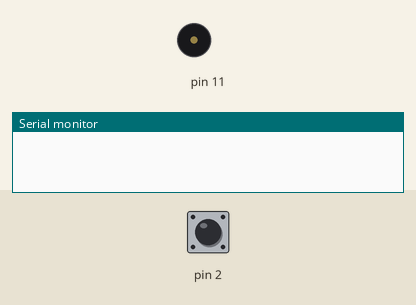
The sketch below on a simulated Arduino Uno, built with avr-gcc and run on an emulated ATmega328P. Shown: buzzer (waves = sounding), the last lines printed to the serial monitor. Inputs (shaded band) come from the test bench; at power-on: pin 2 HIGH.

Above: at 2.8 s.
2.9 s: pin 2 pulled LOW for 1.2 s
At 3.59 s:
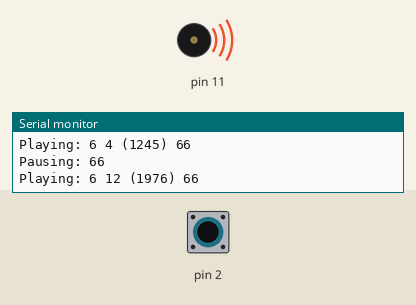
6.4 s: pin 2 pulled LOW for 3.2 s
Timing chart, 0 to 13.7 s (numbered marks = the images above; inputs shaded):
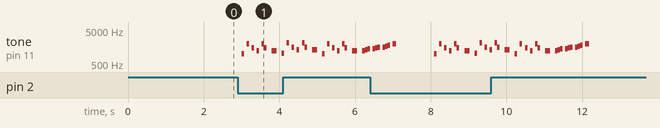

The sketch:

KTT_SPACE_DOOR_BELL_04.ino
```cpp
// A fun sketch to demonstrate the use of the Tone library.

// To mix the output of the signals to output to a small speaker (i.e. 8 Ohms or higher),
// simply use 1K Ohm resistors from each output pin and tie them together at the speaker.
// Don't forget to connect the other side of the speaker to ground!

// You can get more RTTTL (RingTone Text Transfer Language) songs from
// http://code.google.com/p/rogue-code/wiki/ToneLibraryDocumentation

#include <Tone.h>

Tone tone1;
boolean DoorButtonDown = false;

#define OCTAVE_OFFSET 0

int notes[] = { 0,
NOTE_C4, NOTE_CS4, NOTE_D4, NOTE_DS4, NOTE_E4, NOTE_F4, NOTE_FS4, NOTE_G4, NOTE_GS4, NOTE_A4, NOTE_AS4, NOTE_B4,
NOTE_C5, NOTE_CS5, NOTE_D5, NOTE_DS5, NOTE_E5, NOTE_F5, NOTE_FS5, NOTE_G5, NOTE_GS5, NOTE_A5, NOTE_AS5, NOTE_B5,
NOTE_C6, NOTE_CS6, NOTE_D6, NOTE_DS6, NOTE_E6, NOTE_F6, NOTE_FS6, NOTE_G6, NOTE_GS6, NOTE_A6, NOTE_AS6, NOTE_B6,
NOTE_C7, NOTE_CS7, NOTE_D7, NOTE_DS7, NOTE_E7, NOTE_F7, NOTE_FS7, NOTE_G7, NOTE_GS7, NOTE_A7, NOTE_AS7, NOTE_B7
};

//char *song = "The Simpsons:d=4,o=5,b=160:c.6,e6,f#6,8a6,g.6,e6,c6,8a,8f#,8f#,8f#,2g,8p,8p,8f#,8f#,8f#,8g,a#.,8c6,8c6,8c6,c6";
//char *song = "Indiana:d=4,o=5,b=250:e,8p,8f,8g,8p,1c6,8p.,d,8p,8e,1f,p.,g,8p,8a,8b,8p,1f6,p,a,8p,8b,2c6,2d6,2e6,e,8p,8f,8g,8p,1c6,p,d6,8p,8e6,1f.6,g,8p,8g,e.6,8p,d6,8p,8g,e.6,8p,d6,8p,8g,f.6,8p,e6,8p,8d6,2c6";
//char *song = "TakeOnMe:d=4,o=4,b=160:8f#5,8f#5,8f#5,8d5,8p,8b,8p,8e5,8p,8e5,8p,8e5,8g#5,8g#5,8a5,8b5,8a5,8a5,8a5,8e5,8p,8d5,8p,8f#5,8p,8f#5,8p,8f#5,8e5,8e5,8f#5,8e5,8f#5,8f#5,8f#5,8d5,8p,8b,8p,8e5,8p,8e5,8p,8e5,8g#5,8g#5,8a5,8b5,8a5,8a5,8a5,8e5,8p,8d5,8p,8f#5,8p,8f#5,8p,8f#5,8e5,8e5";
//char *song = "Entertainer:d=4,o=5,b=140:8d,8d#,8e,c6,8e,c6,8e,2c.6,8c6,8d6,8d#6,8e6,8c6,8d6,e6,8b,d6,2c6,p,8d,8d#,8e,c6,8e,c6,8e,2c.6,8p,8a,8g,8f#,8a,8c6,e6,8d6,8c6,8a,2d6";
//char *song = "Muppets:d=4,o=5,b=250:c6,c6,a,b,8a,b,g,p,c6,c6,a,8b,8a,8p,g.,p,e,e,g,f,8e,f,8c6,8c,8d,e,8e,8e,8p,8e,g,2p,c6,c6,a,b,8a,b,g,p,c6,c6,a,8b,a,g.,p,e,e,g,f,8e,f,8c6,8c,8d,e,8e,d,8d,c";
//char *song = "Xfiles:d=4,o=5,b=125:e,b,a,b,d6,2b.,1p,e,b,a,b,e6,2b.,1p,g6,f#6,e6,d6,e6,2b.,1p,g6,f#6,e6,d6,f#6,2b.,1p,e,b,a,b,d6,2b.,1p,e,b,a,b,e6,2b.,1p,e6,2b.";
//char *song = "Looney:d=4,o=5,b=140:32p,c6,8f6,8e6,8d6,8c6,a.,8c6,8f6,8e6,8d6,8d#6,e.6,8e6,8e6,8c6,8d6,8c6,8e6,8c6,8d6,8a,8c6,8g,8a#,8a,8f";
//char *song = "20thCenFox:d=16,o=5,b=140:b,8p,b,b,2b,p,c6,32p,b,32p,c6,32p,b,32p,c6,32p,b,8p,b,b,b,32p,b,32p,b,32p,b,32p,b,32p,b,32p,b,32p,g#,32p,a,32p,b,8p,b,b,2b,4p,8e,8g#,8b,1c#6,8f#,8a,8c#6,1e6,8a,8c#6,8e6,1e6,8b,8g#,8a,2b";
//char *song = "Bond:d=4,o=5,b=80:32p,16c#6,32d#6,32d#6,16d#6,8d#6,16c#6,16c#6,16c#6,16c#6,32e6,32e6,16e6,8e6,16d#6,16d#6,16d#6,16c#6,32d#6,32d#6,16d#6,8d#6,16c#6,16c#6,16c#6,16c#6,32e6,32e6,16e6,8e6,16d#6,16d6,16c#6,16c#7,c.7,16g#6,16f#6,g#.6";
//char *song = "MASH:d=8,o=5,b=140:4a,4g,f#,g,p,f#,p,g,p,f#,p,2e.,p,f#,e,4f#,e,f#,p,e,p,4d.,p,f#,4e,d,e,p,d,p,e,p,d,p,2c#.,p,d,c#,4d,c#,d,p,e,p,4f#,p,a,p,4b,a,b,p,a,p,b,p,2a.,4p,a,b,a,4b,a,b,p,2a.,a,4f#,a,b,p,d6,p,4e.6,d6,b,p,a,p,2b";
//char *song = "StarWars:d=4,o=5,b=45:32p,32f#,32f#,32f#,8b.,8f#.6,32e6,32d#6,32c#6,8b.6,16f#.6,32e6,32d#6,32c#6,8b.6,16f#.6,32e6,32d#6,32e6,8c#.6,32f#,32f#,32f#,8b.,8f#.6,32e6,32d#6,32c#6,8b.6,16f#.6,32e6,32d#6,32c#6,8b.6,16f#.6,32e6,32d#6,32e6,8c#6";
//char *song = "GoodBad:d=4,o=5,b=56:32p,32a#,32d#6,32a#,32d#6,8a#.,16f#.,16g#.,d#,32a#,32d#6,32a#,32d#6,8a#.,16f#.,16g#.,c#6,32a#,32d#6,32a#,32d#6,8a#.,16f#.,32f.,32d#.,c#,32a#,32d#6,32a#,32d#6,8a#.,16g#.,d#";
//char *song = "TopGun:d=4,o=4,b=31:32p,16c#,16g#,16g#,32f#,32f,32f#,32f,16d#,16d#,32c#,32d#,16f,32d#,32f,16f#,32f,32c#,16f,d#,16c#,16g#,16g#,32f#,32f,32f#,32f,16d#,16d#,32c#,32d#,16f,32d#,32f,16f#,32f,32c#,g#";
char *song1 = "A-Team:d=8,o=5,b=125:4d#6,a#,2d#6,16p,g#,4a#,4d#.,p,16g,16a#,d#6,a#,f6,2d#6,16p,c#.6,16c6,16a#,g#.,2a#";
//char *song = "Flinstones:d=4,o=5,b=40:32p,16f6,16a#,16a#6,32g6,16f6,16a#.,16f6,32d#6,32d6,32d6,32d#6,32f6,16a#,16c6,d6,16f6,16a#.,16a#6,32g6,16f6,16a#.,32f6,32f6,32d#6,32d6,32d6,32d#6,32f6,16a#,16c6,a#,16a6,16d.6,16a#6,32a6,32a6,32g6,32f#6,32a6,8g6,16g6,16c.6,32a6,32a6,32g6,32g6,32f6,32e6,32g6,8f6,16f6,16a#.,16a#6,32g6,16f6,16a#.,16f6,32d#6,32d6,32d6,32d#6,32f6,16a#,16c.6,32d6,32d#6,32f6,16a#,16c.6,32d6,32d#6,32f6,16a#6,16c7,8a#.6";
//char *song = "Jeopardy:d=4,o=6,b=125:c,f,c,f5,c,f,2c,c,f,c,f,a.,8g,8f,8e,8d,8c#,c,f,c,f5,c,f,2c,f.,8d,c,a#5,a5,g5,f5,p,d#,g#,d#,g#5,d#,g#,2d#,d#,g#,d#,g#,c.7,8a#,8g#,8g,8f,8e,d#,g#,d#,g#5,d#,g#,2d#,g#.,8f,d#,c#,c,p,a#5,p,g#.5,d#,g#";
//char *song = "Gadget:d=16,o=5,b=50:32d#,32f,32f#,32g#,a#,f#,a,f,g#,f#,32d#,32f,32f#,32g#,a#,d#6,4d6,32d#,32f,32f#,32g#,a#,f#,a,f,g#,f#,8d#";
//char *song = "Smurfs:d=32,o=5,b=200:4c#6,16p,4f#6,p,16c#6,p,8d#6,p,8b,p,4g#,16p,4c#6,p,16a#,p,8f#,p,8a#,p,4g#,4p,g#,p,a#,p,b,p,c6,p,4c#6,16p,4f#6,p,16c#6,p,8d#6,p,8b,p,4g#,16p,4c#6,p,16a#,p,8b,p,8f,p,4f#";
char *song3 = "MahnaMahna:d=16,o=6,b=125:c#,c.,b5,8a#.5,8f.,4g#,a#,g.,4d#,8p,c#,c.,b5,8a#.5,8f.,g#.,8a#.,4g,8p,c#,c.,b5,8a#.5,8f.,4g#,f,g.,8d#.,f,g.,8d#.,f,8g,8d#.,f,8g,d#,8c,a#5,8d#.,8d#.,4d#,8d#.";
//char *song = "LeisureSuit:d=16,o=6,b=56:f.5,f#.5,g.5,g#5,32a#5,f5,g#.5,a#.5,32f5,g#5,32a#5,g#5,8c#.,a#5,32c#,a5,a#.5,c#.,32a5,a#5,32c#,d#,8e,c#.,f.,f.,f.,f.,f,32e,d#,8d,a#.5,e,32f,e,32f,c#,d#.,c#";
//char *song = "MissionImp:d=16,o=6,b=95:32d,32d#,32d,32d#,32d,32d#,32d,32d#,32d,32d,32d#,32e,32f,32f#,32g,g,8p,g,8p,a#,p,c7,p,g,8p,g,8p,f,p,f#,p,g,8p,g,8p,a#,p,c7,p,g,8p,g,8p,f,p,f#,p,a#,g,2d,32p,a#,g,2c#,32p,a#,g,2c,a#5,8c,2p,32p,a#5,g5,2f#,32p,a#5,g5,2f,32p,a#5,g5,2e,d#,8d";
char *song2 = "pacman:d=4,o=5,b=112:32b,32p,32b6,32p,32f#6,32p,32d#6,32p,32b6,32f#6,16p,16d#6,16p,32c6,32p,32c7,32p,32g6,32p,32e6,32p,32c7,32g6,16p,16e6,16p,32b,32p,32b6,32p,32f#6,32p,32d#6,32p,32b6,32f#6,16p,16d#6,16p,32d#6,32e6,32f6,32p,32f6,32f#6,32g6,32p,32g6,32g#6,32a6,32p,32b.6";

void setup(void)
{
  pinMode(2,INPUT );
  digitalWrite(2,HIGH);

  Serial.begin(9600);
  tone1.begin(11);
}

#define isdigit(n) (n >= '0' && n <= '9')

void play_rtttl(char *p)
{
  // Absolutely no error checking in here

  byte default_dur = 4;
  byte default_oct = 6;
  int bpm = 63;
  int num;
  long wholenote;
  long duration;
  byte note;
  byte scale;

  // format: d=N,o=N,b=NNN:
  // find the start (skip name, etc)

  while(*p != ':') p++;    // ignore name
  p++;                     // skip ':'

  // get default duration
  if(*p == 'd')
  {
    p++; p++;              // skip "d="
    num = 0;
    while(isdigit(*p))
    {
      num = (num * 10) + (*p++ - '0');
    }
    if(num > 0) default_dur = num;
    p++;                   // skip comma
  }

  Serial.print("ddur: "); Serial.println(default_dur, 10);

  // get default octave
  if(*p == 'o')
  {
    p++; p++;              // skip "o="
    num = *p++ - '0';
    if(num >= 3 && num <=7) default_oct = num;
    p++;                   // skip comma
  }

  Serial.print("doct: "); Serial.println(default_oct, 10);

  // get BPM
  if(*p == 'b')
  {
    p++; p++;              // skip "b="
    num = 0;
    while(isdigit(*p))
    {
      num = (num * 10) + (*p++ - '0');
    }
    bpm = num;
    p++;                   // skip colon
  }

  Serial.print("bpm: "); Serial.println(bpm, 10);

  // BPM usually expresses the number of quarter notes per minute
  wholenote = (60 * 1000L / bpm) * 4;  // this is the time for whole note (in milliseconds)

  Serial.print("wn: "); Serial.println(wholenote, 10);


  // now begin note loop
  while(*p)
  {
    // first, get note duration, if available
    num = 0;
    while(isdigit(*p))
    {
      num = (num * 10) + (*p++ - '0');
    }

    if(num) duration = wholenote / num;
    else duration = wholenote / default_dur;  // we will need to check if we are a dotted note after

    // now get the note
    note = 0;

    switch(*p)
    {
      case 'c':
        note = 1;
        break;
      case 'd':
        note = 3;
        break;
      case 'e':
        note = 5;
        break;
      case 'f':
        note = 6;
        break;
      case 'g':
        note = 8;
        break;
      case 'a':
        note = 10;
        break;
      case 'b':
        note = 12;
        break;
      case 'p':
      default:
        note = 0;
    }
    p++;

    // now, get optional '#' sharp
    if(*p == '#')
    {
      note++;
      p++;
    }

    // now, get optional '.' dotted note
    if(*p == '.')
    {
      duration += duration/2;
      p++;
    }

    // now, get scale
    if(isdigit(*p))
    {
      scale = *p - '0';
      p++;
    }
    else
    {
      scale = default_oct;
    }

    scale += OCTAVE_OFFSET;

    if(*p == ',')
      p++;       // skip comma for next note (or we may be at the end)

    // now play the note

    if(note)
    {
      Serial.print("Playing: ");
      Serial.print(scale, 10); Serial.print(' ');
      Serial.print(note, 10); Serial.print(" (");
      Serial.print(notes[(scale - 4) * 12 + note], 10);
      Serial.print(") ");
      Serial.println(duration, 10);
      tone1.play(notes[(scale - 4) * 12 + note]);
      delay(duration);
      tone1.stop();
    }
    else
    {
      Serial.print("Pausing: ");
      Serial.println(duration, 10);
      delay(duration);
    }
  }
}

void loop(void)
{
  boolean TempRead=digitalRead(2);
  if (!TempRead) DoorButtonDown=true;

  if (DoorButtonDown) {
    DoorButtonDown=false;
    play_rtttl(song2);
    delay(1000);
    //play_rtttl(song2);
    //delay(1000);
  }
  if (TempRead) delay(1000);

  //Serial.println("Done.");
  //while(1);
}
```

Measured:
- after the input at 2.9 s, tone on pin 11: plays 988 Hz for 0.07 s, 1976 Hz for 0.07 s, 1480 Hz for 0.07 s, 1245 Hz for 0.07 s, 1976 Hz for 0.07 s, 1480 Hz for 0.07 s … (24 notes in this stretch), starting after 0.10 s
